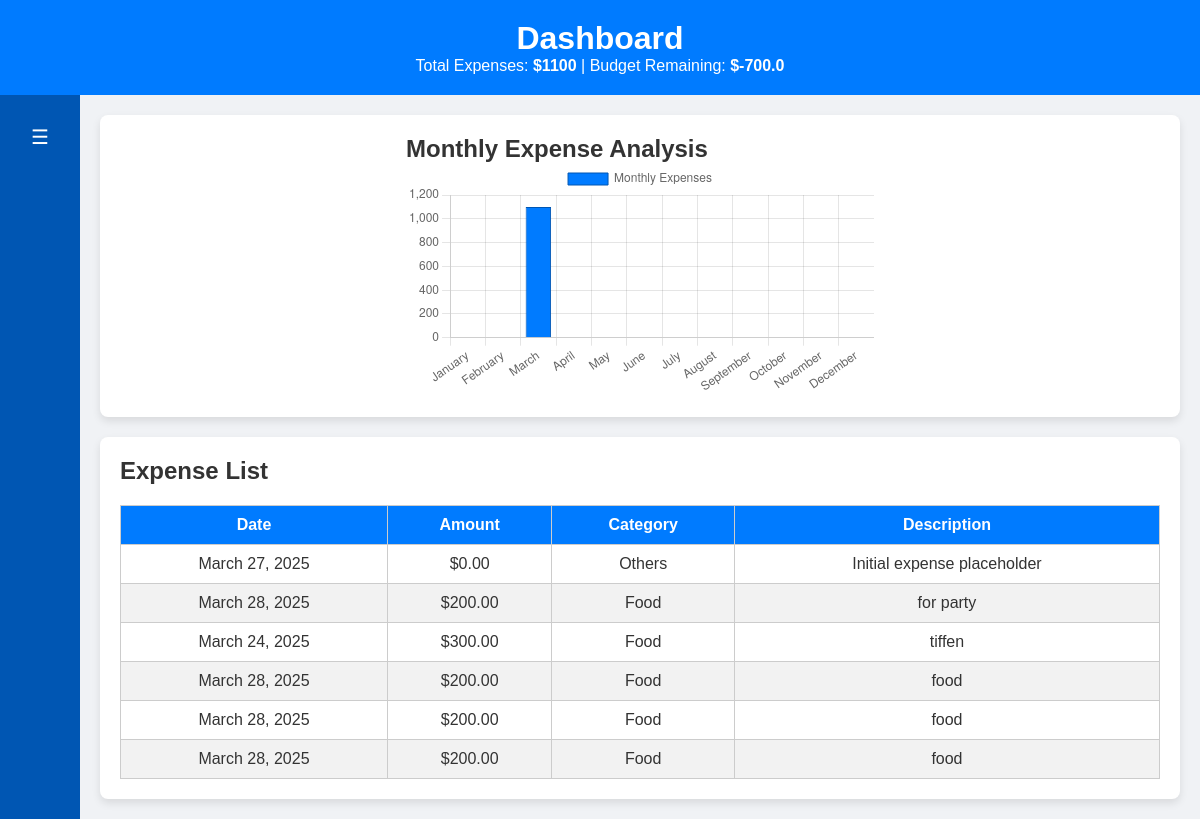
/view-expenses/ (signed in), run on the app's committed database.
### expenses/models.py (models this page shows, shortened)
class User(models.Model):
    user= models.OneToOneField(Registerd_user, on_delete= models.CASCADE , related_name= 'user_profile')
    email = models.EmailField(max_length=50 , default= 'Update_your_email@gmail.com')
    total_budget = models.DecimalField( max_digits= 10 , decimal_places= 2 , default= 0)
    budget_remaining = models.DecimalField( max_digits= 10 , decimal_places= 2 , default =0)

class Expenses(models.Model):
    user= models.ForeignKey(Registerd_user,on_delete= models.CASCADE , related_name= 'expenses')
    date = models.DateField()
    amount = models.DecimalField(max_digits= 10 , decimal_places= 2 , default =0)
    category = models.CharField(max_length=20 , choices=[
        ('Food', 'Food'),
        ('Transport', 'Transport'),
        ('Shopping', 'Shopping'),
        ('Others', 'Others'),
    ])
    description = models.TextField(blank= True)

### expenses/views.py (the view)
# urls.py: path('view-expenses/', view_expenses , name = 'view-expenses' ) ,
def view_expenses(request):
    session_user = request.session.get('username')
    user_details = Registerd_user.objects.get( username = session_user )
    expenses = Expenses.objects.filter(user= user_details ).order_by('-date')
    user_profile_dtl= user_details.user_profile
    user_expn_profile = user_details.expenses.aggregate(total_amount=Sum('amount'))
    total_expenses = user_expn_profile['total_amount'] or 0
    user_profile_dtl.budget_remaining = float(user_profile_dtl.total_budget) - float(total_expenses)
    user_profile_dtl.save()
    amount_summary =  { 'total_expenses' :  total_expenses , 'budget_remaining' : user_profile_dtl.budget_remaining
    }
    current_year = datetime.now().year
    expenses = Expenses.objects.filter(user= user_details , date__year=current_year)
    monthly_expenses = (
            expenses
            .values('date__month')
            .annotate(total=Sum('amount'))
            .order_by('date__month')
        )
    all_months = {i: 0 for i in range(1, 13)}  # Dictionary with default value 0 for each month
    for entry in monthly_expenses:
        all_months[entry['date__month']] = float(entry['total'])  # Convert Decimal to float
    month_names = [
        "January", "February", "March", "April", "May", "June",
        "July", "August", "September", "October", "November", "December"
    ]
    monthly_labels = month_names
    monthly_data = list(all_months.values())
    if(total_expenses ==0 ) : expenses={}
    context = {
            'amount': amount_summary ,
            'expenses': expenses,
            'monthly_labels': json.dumps(monthly_labels),
            'monthly_data': json.dumps(monthly_data)
        }
    return render(request, 'expenses/view_expenses.html' ,context )

### templates/expenses/view_expenses.html (shortened to what this page needs)
<!DOCTYPE html>
<html lang="en">
<head>
  {% load static %}
  <link rel="stylesheet" href="{% static 'styles.css' %}">
</head>
<body>
  <header id="header">
    <h1>Dashboard</h1>
    <p>Total Expenses: <strong>${{ amount.total_expenses }}</strong> | Budget Remaining: <strong>${{ amount.budget_remaining }}</strong></p>
  </header>
  <div id="content-wrapper">
    <div id="sidebar" class="collapsed">
      <button id="toggle-btn">☰</button>
    </div>
    <main>
      <div id="right-panel">
        <section class="charts-container">
          <div class="chart-wrapper">
            <h2>Monthly Expense Analysis</h2>
            <canvas id="monthlyExpenseChart"></canvas>
          </div>
        </section>
        <section>
          <h2>Expense List</h2>
          <table>
            <thead>
              <tr>
                <th>Date</th>
                <th>Amount</th>
                <th>Category</th>
                <th>Description</th>
              </tr>
            </thead>
            <tbody>
              {% for expense in expenses %}
              <tr>
                <td>{{ expense.date }}</td>
                <td>${{ expense.amount }}</td>
                <td>{{ expense.category }}</td>
                <td>{{ expense.description }}</td>
              </tr>
              {% empty %}
              <tr>
                <td colspan="4">No expenses found</td>
              </tr>
              {% endfor %}
            </tbody>
          </table>
        </section>
      </div>
    </main>
  </div>
  <script>
    // Get monthly data from Django context
    const monthlyLabels = {{ monthly_labels|safe }};
    const monthlyData = {{ monthly_data|safe }};
    // Create Bar Chart for Monthly Expenses
    const monthlyCtx = document.getElementById('monthlyExpenseChart').getContext('2d');
    new Chart(monthlyCtx, {
      type: 'bar',
      data: {
        labels: monthlyLabels, // Ensure all 12 months appear
        datasets: [{
          label: 'Monthly Expenses',
          data: monthlyData, // Amount for each month (0 if no expense)
          backgroundColor: '#007bff',
          borderColor: '#0056b3',
          borderWidth: 1
        }]
      },
      options: {
        responsive: true,
        scales: {
          y: { beginAtZero: true }
        }
      }
    });
    document.addEventListener("DOMContentLoaded", function () {
  const toggleBtn = document.getElementById("toggle-btn");
  const sidebar = document.getElementById("sidebar");
  const contentWrapper = document.getElementById("content-wrapper");
  toggleBtn.addEventListener("click", function () {
    sidebar.classList.toggle("collapsed");
    contentWrapper.classList.toggle("sidebar-collapsed");
  });
});
</script>
</body>
</html>

### static/styles.css (style rules this page uses)
* { margin: 0; padding: 0; box-sizing: border-box; font-family: Arial, sans-serif; }
body { display: flex; flex-direction: column; min-height: 100vh; background-color: #f9f9f9; color: #333; }
#header { background-color: #007bff; color: white; padding: 20px; text-align: center; }
#content-wrapper { display: flex; flex: 1; }
#sidebar { width: 250px; background-color: #0056b3; color: white; padding: 20px; display: flex; flex-direction: column; box-sizing: border-box; transition: width 0.3s; }
#sidebar.collapsed { width: 80px; }
#toggle-btn { background-color: transparent; color: white; border: none; font-size: 20px; cursor: pointer; margin-bottom: 20px; }
main { flex-grow: 1; padding: 20px; }
main { display: flex; gap: 20px; background-color: #f0f2f5; box-sizing: border-box; }
#left-panel, #right-panel { flex: 1; min-width: 0; }
section { background-color: white; padding: 20px; border-radius: 8px; box-shadow: 0 4px 8px rgba(0,0,0,0.1); }
form input, form select, form textarea, button { width: 100%; padding: 10px; margin-bottom: 15px; border-radius: 5px; border: 1px solid #ccc; }
button { background-color: #007bff; color: white; border: none; cursor: pointer; }
table { width: 100%; border-collapse: collapse; margin-top: 20px; }
th, td { border: 1px solid #ccc; padding: 10px; text-align: center; }
th { background-color: #007bff; color: white; }
tbody tr:nth-child(even) { background-color: #f2f2f2; }

### templates/expenses/view_expenses.html (style rules this page uses)
.charts-container { display: flex; justify-content: space-around; flex-wrap: wrap; margin-bottom: 20px; }
.chart-wrapper { width: 45%; min-width: 300px; }

### data on the page
User: budget_remaining "-700.0"
Expenses: date "March 27, 2025", amount "0.00", category "Others", description "Initial expense placeholder"
Expenses: date "March 28, 2025", amount "200.00", category "Food", description "for party"
Expenses: date "March 24, 2025", amount "300.00", category "Food", description "tiffen"
Expenses: date "March 28, 2025", amount "200.00", category "Food", description "food"
Expenses: date "March 28, 2025", amount "200.00", category "Food", description "food"
Expenses: date "March 28, 2025", amount "200.00", category "Food", description "food"

### other printed values
{{ amount.total_expenses }} "1100"
chart data {{ monthly_labels|safe }} ["January", "February", "March", "April", "May", "June", "July", "August", "September", "October", "November", "December"]
chart data {{ monthly_data|safe }} [0, 0, 1100.0, 0, 0, 0, 0, 0, 0, 0, 0, 0]
